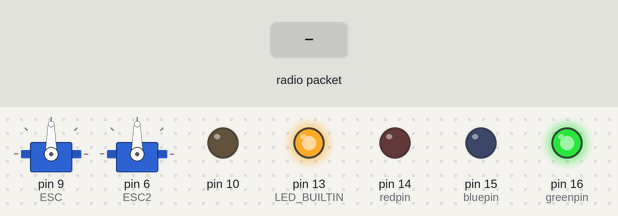
Bench run of a sketch on a simulated Arduino Uno, built with avr-gcc and run on an emulated ATmega328P. Shown: 2 × servo, output pins drawn as LEDs (lit = HIGH). The inputs (shaded band) are chosen by the test bench. No radio packets arrive unless stated; what the sketch prints to the serial monitor is not drawn.

Above: at 1.3 s.
1.4 s: radio packet "1" arrives
At 2.6 s:
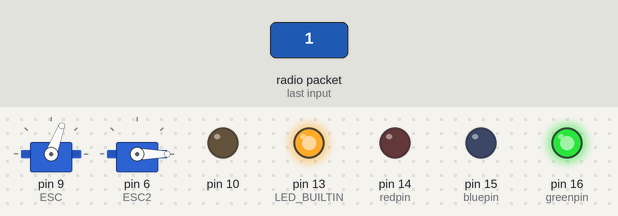
2.9 s: radio packet "0" arrives
At 4.1 s:
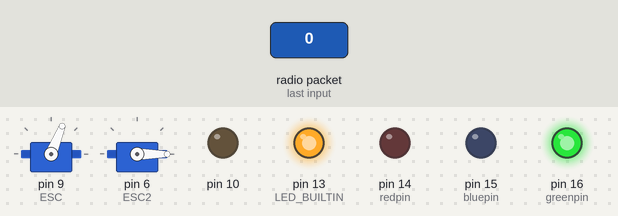
Timing chart, 0 to 5.9 s (numbered marks = the images above; inputs shaded):
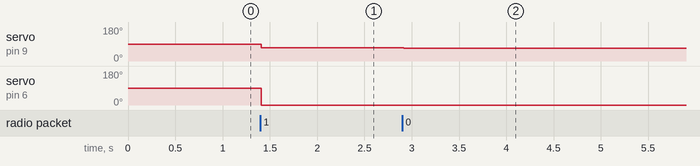

Measured:
- after the input at 1.4 s, servo on pin 9 (ESC): 90° → 69° at once; servo on pin 6 (ESC2): 90° → 0° at once
- after the input at 2.9 s, servo on pin 9 (ESC): 69° → 68° at once

The sketch:

Recieve_simple.ino
```cpp
#include <SPI.h>
#include <nRF24L01.h>
#include <RF24.h>
#include <Servo.h>
Servo ESC;     // create servo object to control the ESC
Servo ESC2;
int redpin = 14; //select the pin for the red LED
int bluepin =15; // select the pin for the blue LED
int greenpin =16;// select the pin for the green LED

RF24 radio(7, 8); // CE, CSN

const byte address[6] = "00001";

void setup() {
  pinMode(redpin, OUTPUT);
  pinMode(bluepin, OUTPUT);
  pinMode(greenpin, OUTPUT);
  pinMode(LED_BUILTIN, OUTPUT);
  pinMode(10, OUTPUT);
  Serial.begin(9600);
  delay(100);
  if(!radio.begin()){
    analogWrite(redpin, 255);
    analogWrite(greenpin, 128);
    analogWrite(bluepin, 0);
    Serial.println("Radio Failed. Womp Womp");
    while(true){}
  }
  radio.openReadingPipe(0, address);
  radio.setPALevel(HIGH);
  radio.startListening();
  radio.setAutoAck(0);
  radio.setDataRate(RF24_2MBPS); // Set the speed of the transmission to the quickest available
  radio.setChannel(124); // Use a channel unlikely to be used by Wifi, Microwave ovens etc
  radio.setPALevel(RF24_PA_MAX); // Set radio Tx power to MAX
  if(radio.isChipConnected()){
    Serial.println("Radio Reciever Module Active");
  }
  else{
    Serial.println("Failed to connect");
    while(1){}
  }
  //esc1 top two
  ESC.attach(9,1000,2000); // (pin, min pulse width, max pulse width in microseconds)
  //esc2 bottom two
  ESC2.attach(6,1000,2000); // (pin, min pulse width, max pulse width in microseconds)

  analogWrite(greenpin, 255);
  analogWrite(bluepin, 0);
  analogWrite(redpin, 0);
  digitalWrite(LED_BUILTIN, HIGH);
}

void loop() {
  if (radio.available()) {
    Serial.println("Recieving...");
    uint8_t text[10];
    radio.read(&text, sizeof(text));
    //Serial.println(text[0]);
    int finalThrust = map(text[0], 0, 127, 0, 180);
    int finalThrust2 = map(text[2], 0, 127, 0, 180);
    //sscanf(text, "%d", &finalThrust);
    ESC.write(finalThrust);    // Send the signal to the ESC
    ESC2.write(finalThrust2);    // Send the signal to the ESC
    Serial.println(finalThrust);
    Serial.println(finalThrust2);
  }

  delay(50);
  Serial.print("=");
}
```
